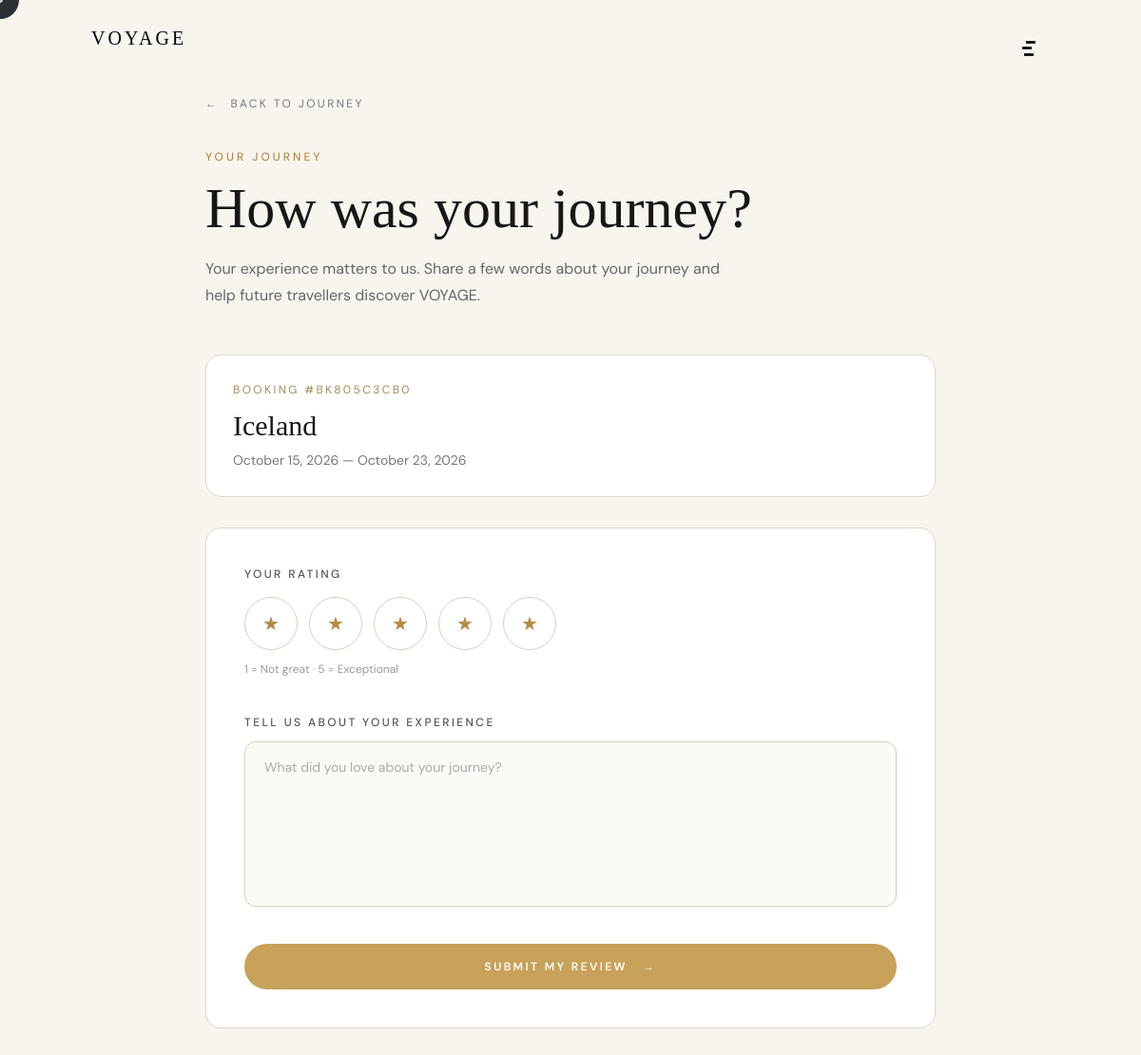
The app's page /booking/review/BK805C3CB0/ (signed in) with its own data.
### apps/core/models.py (models this page shows, shortened)
class SiteSettings(models.Model):
    site_name = models.CharField(max_length=100, default='VOYAGE')
    tagline = models.CharField(max_length=300, blank=True, default='Curated journeys that transform travel into art')
    hero_video = models.FileField(upload_to='videos/', blank=True)
    hero_heading_line1 = models.CharField(max_length=200, default='Beyond the')
    hero_heading_line2 = models.CharField(max_length=200, default='Horizon')
    hero_subtitle = models.TextField(blank=True, default='Curated journeys that transform travel into art')
    hero_cta_text = models.CharField(max_length=100, default='Begin Your Journey')
    about_overline = models.CharField(max_length=200, blank=True, default='MADE WITH PASSION')
    about_heading = models.CharField(max_length=200, blank=True, default='We Design Emotion')
    about_text = models.TextField(blank=True, default='We believe that travel is not about destinations — it is about feelings. Every journey we craft is a conversation between you and the world, shaped by curiosity, wonder, and the pursuit of something extraordinary.')
    about_image = models.ImageField(upload_to='about/', blank=True)
    email = models.EmailField(blank=True, default='hello@voyagetravel.com')
    phone = models.CharField(max_length=20, blank=True, default='+91 98765 43210')
    address = models.TextField(blank=True, default='Mumbai, Maharashtra, India')
    instagram = models.URLField(blank=True)
    facebook = models.URLField(blank=True)
    youtube = models.URLField(blank=True)
    twitter = models.URLField(blank=True)
    class Meta:
        verbose_name = 'Site Settings'
        verbose_name_plural = 'Site Settings'
    @classmethod
    def load(cls):
        obj, _ = cls.objects.get_or_create(pk=1)
        return obj

### apps/booking/models.py (models this page shows, shortened)
class Booking(models.Model):
    id: int
    STATUS_CHOICES = STATUS_CHOICES
    booking_id = models.CharField(max_length=20, unique=True, blank=True, null=True)
    request_type = models.CharField(
        max_length=20,
        choices=[
            ("curated", "Curated Package"),
            ("personalized", "Personalized Journey"),
        ],
        default="curated",
    )
    user = models.ForeignKey('accounts.User', on_delete=models.SET_NULL, null=True, blank=True, related_name='bookings')
    tour = models.ForeignKey('core.Tour', on_delete=models.SET_NULL, null=True, blank=True)
    destination_name = models.CharField(max_length=200, blank=True)
    full_name = models.CharField(max_length=200)
    email = models.EmailField()
    phone = models.CharField(max_length=20)
    travel_date = models.DateField(blank=True, null=True)
    num_travelers = models.IntegerField(default=1)
    budget_range = models.CharField(max_length=50, blank=True)
    travel_style = models.CharField(max_length=100, blank=True)
    special_requests = models.TextField(blank=True)
    origin = models.CharField(max_length=200, blank=True)
    return_date = models.DateField(blank=True, null=True)
    flexible_dates = models.BooleanField(default=False)
    adults = models.PositiveIntegerField(default=1)
    children = models.PositiveIntegerField(default=0)
    trip_purpose = models.CharField(max_length=50, choices=TRIP_PURPOSE_CHOICES, blank=True)
    accommodation = models.CharField(max_length=50, choices=ACCOMMODATION_CHOICES, blank=True)
    transport_preferences = models.TextField(blank=True)
    experience_preferences = models.TextField(blank=True)
    dietary_requirements = models.TextField(blank=True)
    accessibility_requirements = models.TextField(blank=True)
    additional_notes = models.TextField(blank=True)
    contact_preference = models.CharField(max_length=20, choices=CONTACT_PREFERENCE_CHOICES, default='email')
    status = models.CharField(max_length=20, choices=STATUS_CHOICES, default='pending')
    created_at = models.DateTimeField(auto_now_add=True)
    updated_at = models.DateTimeField(auto_now=True)
    payment_status = models.CharField(max_length=20, choices=PAYMENT_STATUS_CHOICES, default='pending')
    payment_method = models.CharField(max_length=20, choices=PAYMENT_METHOD_CHOICES, blank=True)
    payment_transaction_id = models.CharField(max_length=100, blank=True, null=True)
    payment_date = models.DateTimeField(blank=True, null=True)
    invoice_status = models.CharField(max_length=20, choices=INVOICE_STATUS_CHOICES, default='unprocessed')
    invoice_email = models.EmailField(blank=True, null=True)
    invoice_pdf_path = models.CharField(max_length=255, blank=True, null=True)
    invoice_generated_at = models.DateTimeField(blank=True, null=True)
    invoice_sent_at = models.DateTimeField(blank=True, null=True)
    invoice_number = models.CharField(max_length=50, blank=True, null=True)
    total_amount = models.DecimalField(max_digits=10, decimal_places=2, null=True, blank=True)
    refund_status = models.CharField(max_length=20, choices=REFUND_STATUS_CHOICES, default='not_applicable')
    cancelled_at = models.DateTimeField(blank=True, null=True)
    cancellation_reason = models.TextField(blank=True)
    class Meta:
        ordering = ['-created_at']

### apps/booking/views.py (the view, shortened to what this page needs)
@login_required(login_url='/accounts/login/')
def review_page(request, booking_id):
    booking = _get_user_booking(
        request,
        booking_id
    )
    try:
        existing_review = booking.review
    except Review.DoesNotExist:
        existing_review = None
    return render(
        request,
        'pages/review.html',
        {
            'booking': booking,
        }
    )

### apps/booking/views.py (called while the page is built)
def _get_user_booking(request, booking_id):
    return get_object_or_404(
        Booking.objects.select_related('tour', 'user'),
        booking_id=booking_id,
        user=request.user
    )

### apps/core/context_processors.py (called while the page is built)
def site_settings(request):
    try:
        settings = SiteSettings.load()
    except Exception:
        settings = None
    return {'site_settings': settings}

def footer_destinations_processor(request):
    return {
        'footer_destinations': Destination.objects.all()[:5]
    }

### templates/pages/review.html (shortened to what this page needs)
{% extends 'base.html' %}
{% block content %}
<section class="min-h-screen bg-[#F8F5EF] px-6 py-24">
    <div class="mx-auto max-w-3xl">
        <a
            href="{% url 'booking:booking_overview' booking.booking_id %}"
            class="mb-10 inline-flex items-center gap-3 text-xs tracking-[0.2em] uppercase text-[#777]"
        >
            <span>←</span>
            Back to journey
        </a>
        <div class="mb-12">
            <p class="mb-4 text-xs font-medium tracking-[0.25em] uppercase text-[#B58A42]">
                Your Journey
            </p>
            <h1 class="font-serif text-5xl text-[#171717] md:text-6xl">
                How was your journey?
            </h1>
            <p class="mt-5 max-w-xl text-base leading-7 text-[#666]">
                Your experience matters to us. Share a few words about
                your journey and help future travellers discover VOYAGE.
            </p>
        </div>
        <div class="mb-8 rounded-2xl border border-[#DED8CC] bg-white p-7">
            <p class="text-xs tracking-[0.2em] uppercase text-[#A58A5A]">
                Booking #{{ booking.booking_id }}
            </p>
            <h2 class="mt-3 font-serif text-3xl text-[#171717]">
                {% if booking.destination_name %}
                    {{ booking.destination_name }}
                {% elif booking.tour %}
                    {{ booking.tour.name }}
                {% else %}
                    Your Journey
                {% endif %}
            </h2>
            {% if booking.travel_date %}
                <p class="mt-2 text-sm text-[#777]">
                    {{ booking.travel_date|date:"F d, Y" }}
                    {% if booking.return_date %}
                        — {{ booking.return_date|date:"F d, Y" }}
                    {% endif %}
                </p>
            {% endif %}
        </div>
        <form
            method="POST"
            action="{% url 'booking:submit_review' booking.booking_id %}"
            class="rounded-2xl border border-[#DED8CC] bg-white p-8 md:p-10"
        >
            <div class="mb-10">
                <label class="mb-4 block text-xs font-medium tracking-[0.2em] uppercase text-[#555]">
                    Your rating
                </label>
                <div
                    id="rating-stars"
                    class="flex gap-3"
                >
                    {% for value in "12345" %}
                        <label
                            class="rating-star cursor-pointer"
                            data-value="{{ value }}"
                        >
                            <span
                                class="star-circle flex h-14 w-14 items-center justify-center rounded-full border border-[#D8CFBF] text-xl text-[#B58A42] transition-all duration-300"
                            >
                                ★
                            </span>
                        </label>
                    {% endfor %}
                </div>
                <p class="mt-3 text-xs text-[#999]">
                    1 = Not great · 5 = Exceptional
                </p>
            </div>
            <div class="mb-8">
                <label
                    for="comment"
                    class="mb-3 block text-xs font-medium tracking-[0.2em] uppercase text-[#555]"
                >
                    Tell us about your experience
                </label>
                <textarea
                    id="comment"
                    name="comment"
                    rows="7"
                    maxlength="5000"
                    required
                    placeholder="What did you love about your journey?"
                    class="w-full resize-none rounded-xl border border-[#D8CFBF] bg-[#FCFAF6] px-5 py-4 text-sm text-[#222] outline-none transition placeholder:text-[#AAA] focus:border-[#B58A42]"
                ></textarea>
            </div>
            <button
                type="submit"
                class="flex w-full items-center justify-center gap-4 rounded-full bg-[#C8A15A] px-8 py-4 text-xs font-semibold tracking-[0.2em] uppercase text-white transition hover:bg-[#B58A42]"
            >
                <span>Submit my review</span>
                <span>→</span>
            </button>
        </form>
    </div>
</section>
{% endblock %}

### templates/components/navbar.html (shortened to what this page needs)
<nav
    id="navbar"
    class="fixed top-0 left-0 right-0 z-50 transition-all duration-500 mix-blend-difference"
>
    <div class="max-w-[1440px] mx-auto px-6 md:px-12 lg:px-24 flex items-center justify-between h-16 md:h-20">
        <a href="{% url 'core:home' %}" class="text-lg md:text-xl font-heading font-medium tracking-[0.15em] uppercase transition-colors duration-500 nav-text">
            {{ site_settings.site_name|default:"VOYAGE" }}
        </a>
        <button id="mobile-menu-btn" class="flex flex-col gap-[5px] p-2 group" onclick="toggleMenu()">
            <span class="block w-6 h-[1.5px] nav-text transition-all duration-300 origin-center" id="bar1"> ━ </span>
            <span class="block w-4 h-[1.5px] nav-text transition-all duration-300 group-hover:w-6" id="bar2"> ━ </span>
            <span class="block w-5 h-[1.5px] nav-text transition-all duration-300 origin-center" id="bar3"> ━ </span>
        </button>
    </div>
</nav>

### static/css/custom.css (style rules this page uses)
* { margin: 0; padding: 0; box-sizing: border-box; }
html { -webkit-font-smoothing: antialiased; -moz-osx-font-smoothing: grayscale; }
body { overflow-x: hidden; }
#navbar { background-color: rgba(20,20,20,0); backdrop-filter: blur(0px); -webkit-backdrop-filter: blur(0px); border-bottom: 1px solid rgba(200,169,110,0); box-shadow: 0 0 0 rgba(0,0,0,0); transition: background-color 220ms ease, backdrop-filter 220ms ease, border-color 220ms ease, box-shadow 220ms ease, opacity 260ms ease, transform 260ms ease; will-change: transform, opacity, background-color; }
.nav-text { color:#F7F3EC; transition:color .3s ease; }

### records on screen
SiteSettings: site_name "VOYAGE"
Booking: booking_id "BK805C3CB0", destination_name "Iceland", travel_date "October 15, 2026", return_date "October 23, 2026"
